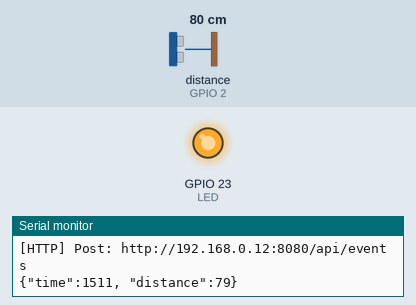
The sketch below on a simulated ESP32. Parts: output pins drawn as LEDs (lit = HIGH), the last lines printed to the serial monitor. Wiring (inferred from the names in the program): ultrasonic range finder: trigger GPIO 15; echo GPIO 2. Inputs (shaded band) come from the test bench; at power-on: distance to the obstacle (sensor on GPIO 2) 80 cm. The echo pulse lasts 58.3 µs per cm; WiFi joins after 1.5 s; servers stay silent unless stated; uploads are accepted with an empty reply; pins used as bus, display or sensor lines are not drawn.

Above: at 1.6 s.
At 4.2 s:
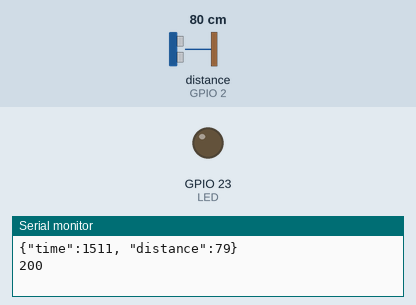
Timing chart, 0 to 8.3 s (numbered marks = the images above):
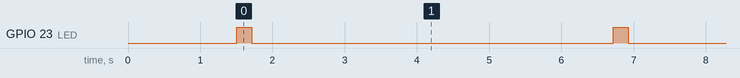

Measured:
- by itself, GPIO 23 (LED): alternates HIGH for 0.21 s and LOW for 5.0 s

The sketch:

ESP32-http-client-US020-REST.ino
```cpp
/**
 * BasicHTTPClient.ino
 *
 *  Created on: 17.04.2019
 *
 */

#include <WiFi.h>
#include <HTTPClient.h>
#include "arduino_secrets.h"

const char* ssid = SECRET_SSID;
const char* pass = SECRET_PASS;
const char* apiUrl = "http://192.168.0.12:8080/api/events";    // your Events API URL

const int trigPin = 15;
const int echoPin = 2;
const int LED = 23;

HTTPClient http;

void setup() {
 //Initialize serial and wait for port to open:
  Serial.begin(115200);
  while (!Serial) {
    ; // wait for serial port to connect. Needed for native USB port only
  }

  // attempt to connect to Wifi network:
  Serial.println();
  Serial.println();
  Serial.print("Connecting to: ");
  Serial.println(ssid);

  WiFi.begin(ssid, pass);

  while (WiFi.status() != WL_CONNECTED) {
      delay(500);
      Serial.print(".");
  }
  printWifiStatus();

  pinMode(trigPin, OUTPUT);
  pinMode(echoPin, INPUT);
  pinMode(LED, OUTPUT);     // set the LED pin mode
}

void loop() {
  digitalWrite(LED, HIGH);
  int distance = readDistance();
  Serial.print("\nDistance is: ");  //output result to Serial monitor
  Serial.print(distance, DEC);            //output result to Serial monitor
  Serial.println("cm");

  sendReadingPOST(distance);
  digitalWrite(LED, LOW);

  delay(5000);
}

// utility functions
void printWifiStatus() {
  // print the SSID of the network you're attached to:
  Serial.print("SSID: ");
  Serial.println(WiFi.SSID());

  // print your WiFi shield's IP address:
  IPAddress ip = WiFi.localIP();
  Serial.print("IP Address: ");
  Serial.println(ip);

  // print the received signal strength:
  long rssi = WiFi.RSSI();
  Serial.print("signal strength (RSSI):");
  Serial.print(rssi);
  Serial.println(" dBm");
}

String sendReadingPOST(int distance) {
  Serial.print("[HTTP] begin...\n");
  http.begin(apiUrl); //HTTP

  Serial.print("[HTTP] Post: ");
  Serial.println(apiUrl);
  http.addHeader("Content-Type", "application/json");             //Specify content-type header
  char eventString[256];
  sprintf(eventString, "{\"time\":%d, \"distance\":%d}", millis(), distance);
  Serial.println(eventString);
  int httpResponseCode = http.POST(eventString);   //Send the actual POST request

  if(httpResponseCode>0){
    String response = http.getString();                       //Get the response to the request
    Serial.println(httpResponseCode);   //Print return code
    Serial.println(response);           //Print request answer
    return response;
  }else{
    Serial.print("Error on sending POST: ");
    Serial.println(httpResponseCode);
    return "";
  }
  http.end();
}

int readDistance() {
  // Read US sensor data
  digitalWrite(trigPin, HIGH);              //begin to send a high pulse, then US-015 begin to measure the distance
  delayMicroseconds(150);                    //set this high pulse width as 50us (>10us)
  digitalWrite(trigPin, LOW);               //end this high pulse  delayMicroseconds(10);

  unsigned long duration = pulseIn(echoPin, HIGH);
//  if((duration < 60000) && (duration > 1)) {
    return duration*0.017;
//  } else {
//    return -1;
//  }
}
```

arduino_secrets.h
```cpp
#define SECRET_SSID "Tech_D3817913"
#define SECRET_PASS "UESKXJDM"
```
